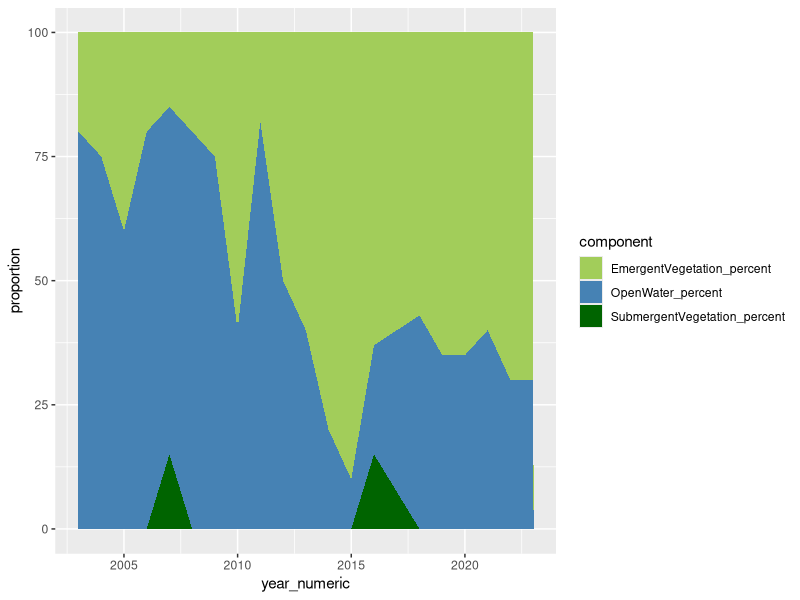
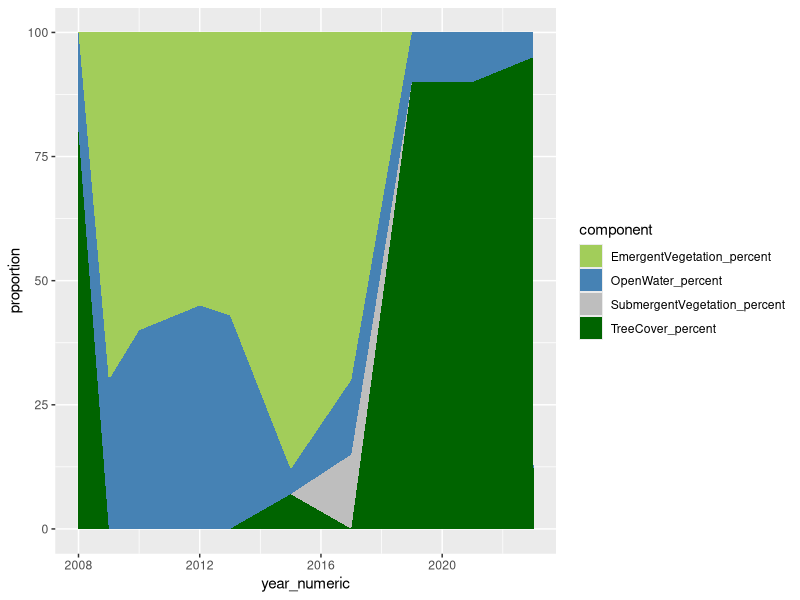
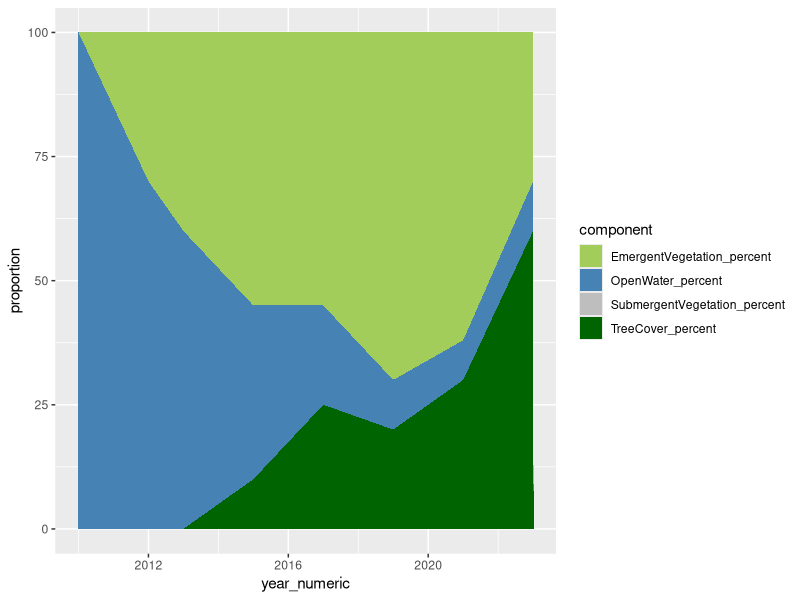
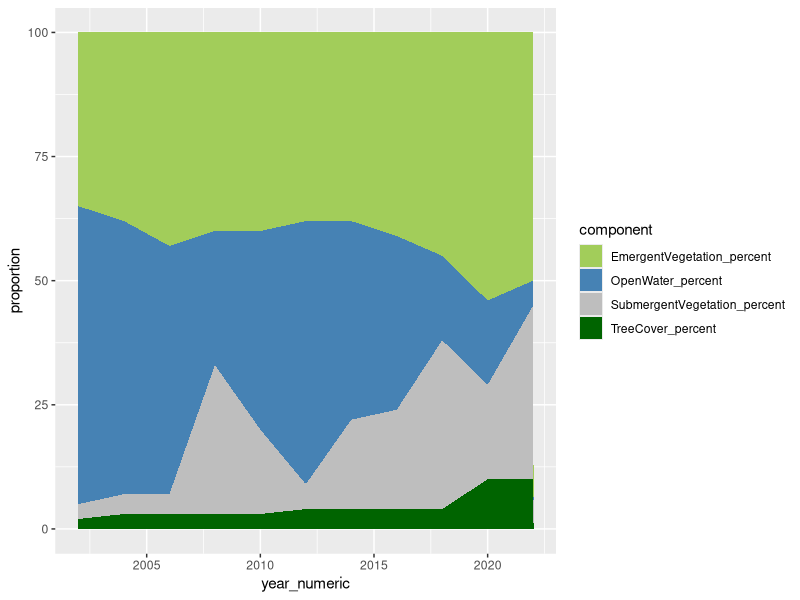
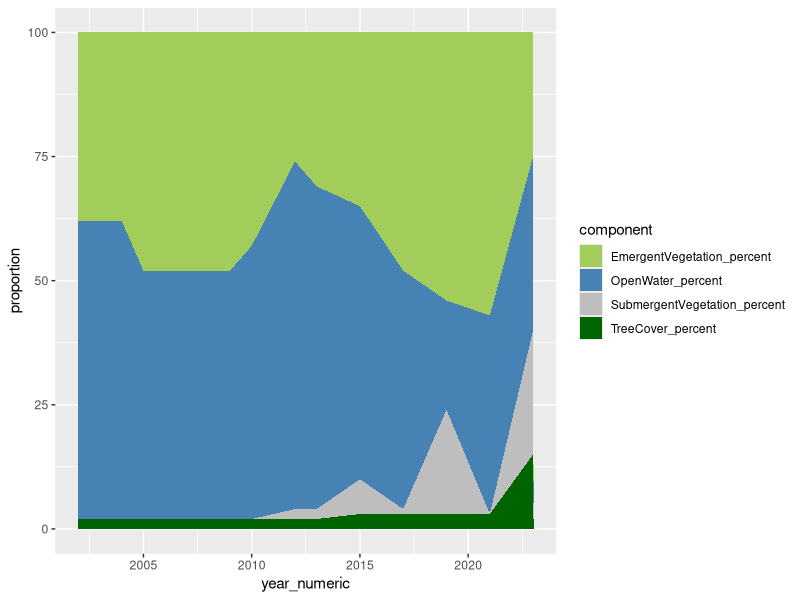
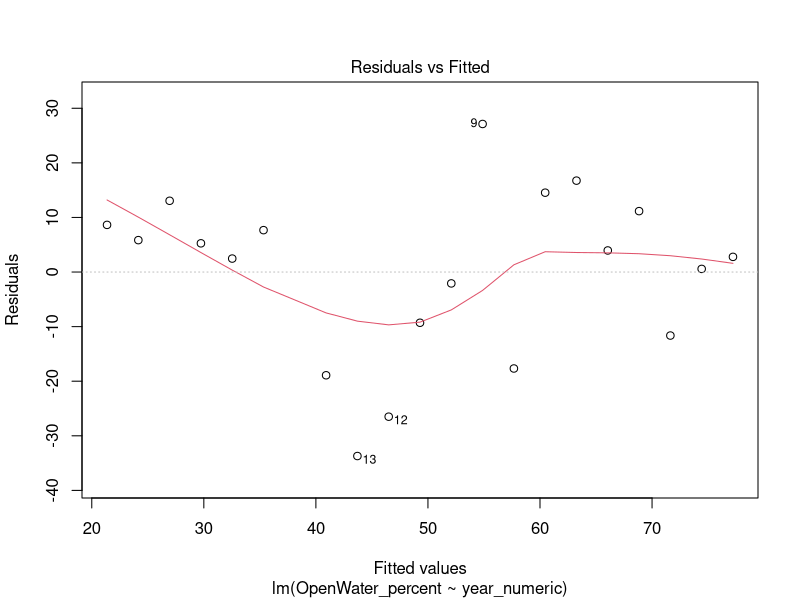
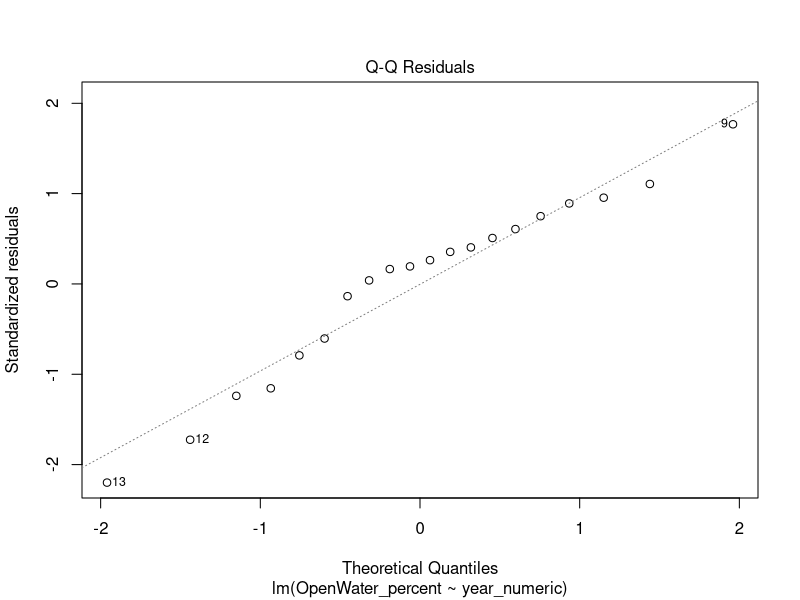
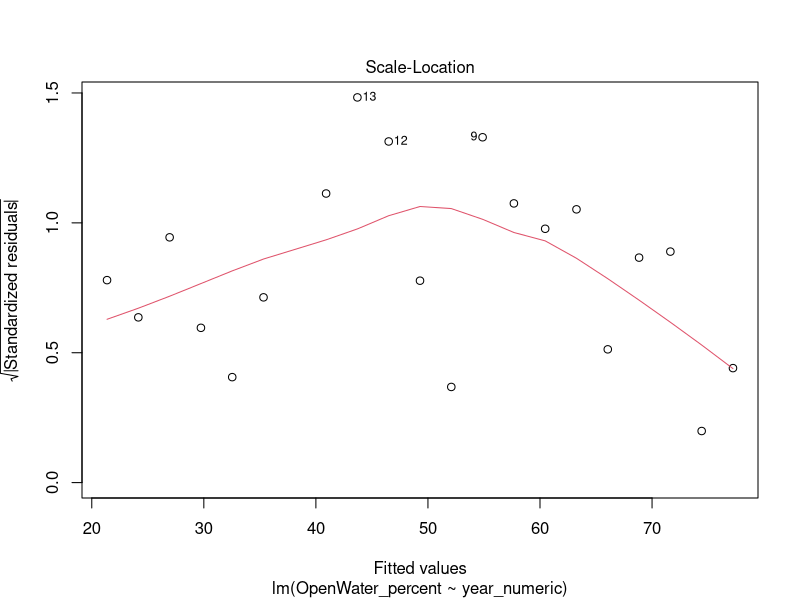

R code for these plots, in order:
library(tidyverse)
library(dplyr)
library(here)
library(lubridate)
library(readxl)
library(here)

setwd(here::here("code"))

# read in cover data file, data filtering (not done yet, need to set data types)
cover_data <- read_xlsx(here::here("data", "canopy_cover.xlsx"), sheet = "Data") %>% 
  mutate(GoogleEarthPhotoDate = as.Date(GoogleEarthPhotoDate))

# making columns for whether it's the first or last date (for later filtering)
cover_data <- cover_data %>%
  group_by(LocationID) %>% 
  mutate(first_date = if_else(GoogleEarthPhotoDate == min(GoogleEarthPhotoDate), TRUE, FALSE),
         last_date = if_else(GoogleEarthPhotoDate == max(GoogleEarthPhotoDate), TRUE, FALSE)) %>% 
  ungroup()

# create a filtered cover data table with only first and last dates (to try to see a linear model for all sites)
cover_data_first_and_last <- cover_data %>% 
  filter(first_date | last_date)

# visualization purpose: open water and veg. proportion of the 5 site with continuous data over time.: LS01, RC07, RC10, RL02,TV02
## LS01 
cover_data_LS01 <- cover_data |>
  filter(LocationID == "LS01")
cover_data_LS01$GoogleEarthPhotoDate <- as.Date(cover_data_LS01$GoogleEarthPhotoDate)
cover_data_LS01$year_numeric <- as.numeric(format(cover_data_LS01$GoogleEarthPhotoDate, "%Y"))
cover_data_LS01 <- cover_data_LS01 |>
  select(year_numeric,OpenWater_percent,SubmergentVegetation_percent,EmergentVegetation_percent)
cover_data_LS01_long <- gather(cover_data_LS01, key = "component", value = "proportion", -year_numeric)
ggplot(cover_data_LS01_long,aes(x=year_numeric,y=proportion,fill=component)) + geom_area() + 
  scale_fill_manual(values = c("darkolivegreen3", "steelblue", "darkgreen"))

## RC07
cover_data_RC07 <- cover_data |>
  filter(LocationID == "RC07")
cover_data_RC07$GoogleEarthPhotoDate <- as.Date(cover_data_RC07$GoogleEarthPhotoDate)
cover_data_RC07$year_numeric <- as.numeric(format(cover_data_RC07$GoogleEarthPhotoDate, "%Y"))
cover_data_RC07 <- cover_data_RC07 |>
  select(year_numeric,OpenWater_percent,SubmergentVegetation_percent,EmergentVegetation_percent,TreeCover_percent)
cover_data_RC07_long <- gather(cover_data_RC07, key = "component", value = "proportion", -year_numeric)
ggplot(cover_data_RC07_long,aes(x=year_numeric,y=proportion,fill=component)) + geom_area() + 
  scale_fill_manual(values = c("darkolivegreen3", "steelblue", "grey","darkgreen"))

## RC10
cover_data_RC10 <- cover_data |>
  filter(LocationID == "RC10")
cover_data_RC10$GoogleEarthPhotoDate <- as.Date(cover_data_RC10$GoogleEarthPhotoDate)
cover_data_RC10$year_numeric <- as.numeric(format(cover_data_RC10$GoogleEarthPhotoDate, "%Y"))
cover_data_RC10 <- cover_data_RC10 |>
  select(year_numeric,OpenWater_percent,SubmergentVegetation_percent,EmergentVegetation_percent,TreeCover_percent)
cover_data_RC10_long <- gather(cover_data_RC10, key = "component", value = "proportion", -year_numeric)
ggplot(cover_data_RC10_long,aes(x=year_numeric,y=proportion,fill=component)) + geom_area() + 
  scale_fill_manual(values = c("darkolivegreen3", "steelblue", "grey","darkgreen"))


## RL02
cover_data_RL02 <- cover_data |>
  filter(LocationID == "RL02")
cover_data_RL02$GoogleEarthPhotoDate <- as.Date(cover_data_RL02$GoogleEarthPhotoDate)
cover_data_RL02$year_numeric <- as.numeric(format(cover_data_RL02$GoogleEarthPhotoDate, "%Y"))
cover_data_RL02 <- cover_data_RL02 |>
  select(year_numeric,OpenWater_percent,SubmergentVegetation_percent,EmergentVegetation_percent,TreeCover_percent)
cover_data_RL02_long <- gather(cover_data_RL02, key = "component", value = "proportion", -year_numeric)
ggplot(cover_data_RL02_long,aes(x=year_numeric,y=proportion,fill=component)) + geom_area() + 
  scale_fill_manual(values = c("darkolivegreen3", "steelblue", "grey","darkgreen"))

## TV02
cover_data_TV02 <- cover_data |>
  filter(LocationID == "TV02")
cover_data_TV02$GoogleEarthPhotoDate <- as.Date(cover_data_TV02$GoogleEarthPhotoDate)
cover_data_TV02$year_numeric <- as.numeric(format(cover_data_TV02$GoogleEarthPhotoDate, "%Y"))
cover_data_TV02 <- cover_data_TV02 |>
  select(year_numeric,OpenWater_percent,SubmergentVegetation_percent,EmergentVegetation_percent,TreeCover_percent)
cover_data_TV02_long <- gather(cover_data_TV02, key = "component", value = "proportion", -year_numeric)
ggplot(cover_data_TV02_long,aes(x=year_numeric,y=proportion,fill=component)) + geom_area() + 
  scale_fill_manual(values = c("darkolivegreen3", "steelblue", "grey","darkgreen"))


cover_data$GoogleEarthPhotoDate <- as.Date(cover_data$GoogleEarthPhotoDate)
cover_data$year_numeric <- as.numeric(format(cover_data$GoogleEarthPhotoDate, "%Y"))

#  linear models for 5 sites
summary(lm(OpenWater_percent~year_numeric, data = cover_data_LS01))
plot(lm(OpenWater_percent~year_numeric, data = cover_data_LS01))

summary(lm(OpenWater_percent~year_numeric, data = cover_data_RC07))
plot(lm(OpenWater_percent~year_numeric, data = cover_data_RC07))

summary(lm(OpenWater_percent~year_numeric, data = cover_data_RC10))
plot(lm(OpenWater_percent~year_numeric, data = cover_data_RC10))  

summary(lm(OpenWater_percent~year_numeric, data = cover_data_RL02))
plot(lm(OpenWater_percent~year_numeric, data = cover_data_RL02))

### ~~~ *** LINEAR INTERPOLATION (all sites) *** ~~~ ###
# 1.INITIAL MANUAL CODE (see below for automated process)
KC01x <- c(0, 12)     
KC01y <- c(50, 35)   

## Apply approx function 
data_approxKC01 <- approx(KC01x, KC01y)        
  
## Draw output of approx function 
plot(data_approxKC01$x,                  
     data_approxKC01$y) 

KC02x <- c(1, 11) 
KC02y <- c(20, 0)   

data_approxKC02 <- approx(KC02x, KC02y)
plot(data_approxKC02$x,                  
     data_approxKC02$y) 


KC03x <- c(1, 12) 
KC03y <- c(20, 0)   

data_approxKC03 <- approx(KC03x, KC03y)
plot(data_approxKC03$x,                  
     data_approxKC03$y) 


LS05x <- c(1, 19) 
LS05y <- c(66.67, 0)   

data_approxLS05 <- approx(LS05x, LS05y)
plot(data_approxLS05$x,                  
     data_approxLS05$y) 

RC10x <- c(2010,2023)
RC10y <- c(100,8)
data_approxRC10 <- approx(RC10x,RC10y, n=14)
plot(data_approxRC10$x, data_approxRC10$y)

Df_new <-data.frame(data_approxRC10)
Df_new
## create function for correct number of year length


# 2. AUTOMATING APPROXIMATION & ADDING TO DATA TABLE
# figuring out year range
start_year <- cover_data %>% 
  filter(first_date == T) %>% 
  select(LocationID, year_numeric) %>% 
  rename(first_year_numeric = year_numeric)

last_year <- cover_data %>% 
  filter(last_date == T) %>% 
  select(LocationID, year_numeric) %>% 
  rename(last_year_numeric = year_numeric)

## creating column "range" = difference between first and last years
range_table <- merge(start_year, last_year) %>% 
  mutate(year_range = last_year_numeric - first_year_numeric)

# start and end year cover values
start_cover <- cover_data %>% 
  filter(first_date == T) %>% 
  select(LocationID, OpenWater_percent, year_numeric)

## checking to see if years align
start_year_check <- merge(start_cover, start_year) %>% 
  mutate(same_start_year = year_numeric == first_year_numeric) # all TRUE!

# start and last year cover values
## start
start_cover <- cover_data %>% 
  filter(first_date == T) %>% 
  select(LocationID, OpenWater_percent, year_numeric) %>% 
  rename(start_open_water = OpenWater_percent)

### checking to see if start years align
check_start <- merge(start_cover, start_year) %>% 
  mutate(same_start_year = year_numeric == first_year_numeric) # all TRUE!

## last
last_cover <- cover_data %>% 
  filter(last_date == T) %>% 
  select(LocationID, OpenWater_percent, year_numeric) %>% 
  rename(last_open_water = OpenWater_percent)

### checking to see if last years align
check_last <- merge(last_cover, last_year) %>% 
  mutate(same_last_year = year_numeric == last_year_numeric) # all TRUE!

## merging start & final cover
#TODO: combine start_cover, last_cover, and range_table$year_range
approx_table <- start_cover %>% 
  full_join(last_cover) ## not doing what i want it to! 
 ## goal: table with site, year, percent open water



## BB try using expand.grid
# create all combinations of year and locationID
d1 <- expand.grid(
  year_numeric = c((min(cover_data$year_numeric)):(max(cover_data$year_numeric))),
  LocationID = c(unique(cover_data$LocationID))
  )

## OPEN WATER
#select columns wanted from cover_data
d2 <- cover_data %>%
  select(LocationID, year_numeric, OpenWater_percent)

#join using unique combinations of locationID and year
d3 <- as_tibble(left_join(d1, d2, by = c('LocationID'='LocationID', 'year_numeric'='year_numeric')))

library(zoo) #for na.approx function
d4 <- d3 %>%
  group_by(LocationID) %>%
  mutate(OpenWater_percent = na.approx(OpenWater_percent, na.rm=FALSE)) %>%  #interpolate NA by LocationID
  group_by(LocationID) %>%
  fill(OpenWater_percent, .direction = "downup") %>%                         #fill in leading and trailing NAs
  ungroup() %>%
  filter(year_numeric > 2009)                                                #remove pre 2010 data

#check data
ggplot(d4, aes(year_numeric, OpenWater_percent)) +
  geom_point() +
  geom_line() +
  facet_wrap(.~LocationID)

## EMERGENT VEGETATION
#select columns wanted from cover_data
d2EV <- cover_data %>% 
  select(LocationID, year_numeric, EmergentVegetation_percent)

#join using unique combinations of locationID and year
d3EV <- as_tibble(left_join(d1, d2EV, by=c('LocationID'='LocationID', 'year_numeric'='year_numeric')))

# following BB process from above: interpolating and filling in NAs
d4EV <- d3EV %>% 
  group_by(LocationID) %>% 
  mutate(EmergentVegetation_percent = na.approx(EmergentVegetation_percent, na.rm=FALSE)) %>% 
  group_by(LocationID) %>% 
  fill(EmergentVegetation_percent, .direction="downup") %>% 
  ungroup() %>% 
  filter(year_numeric > 2009)

# check data
ggplot(d4EV, aes(year_numeric, EmergentVegetation_percent)) +
  geom_point() +
  geom_line() +
  facet_wrap(.~LocationID)

# canopy cover
canopy_boolean <- cover_data %>% 
  mutate(canopy = if_else(TreeCover_percent > 0, TRUE, FALSE)) %>% 
  group_by(LocationID, canopy) %>% 
  summarize() %>% 
  arrange(LocationID, desc(canopy)) %>% 
  distinct(LocationID, .keep_all = TRUE)

## COMBINING
cover_estimates <- d4EV %>% 
  merge(d4) %>% 
  mutate(SubmergentVegetation_percent = 100 - (EmergentVegetation_percent + OpenWater_percent)) %>%  #approximating submergent vegetation
  merge(canopy_boolean)

# converting into csv
write_csv(cover_estimates, here::here("data", "cover_estimates.csv"))

# combined plot
cover_estimate_plot <- ggplot(cover_estimates, aes(x=year_numeric)) +
  geom_line(aes(y=EmergentVegetation_percent), color="darkolivegreen4") +
  geom_line(aes(y=OpenWater_percent), color="cornflowerblue")+
  facet_wrap(.~LocationID)+
  ylab("Percent Cover") +
  xlab("Year")



